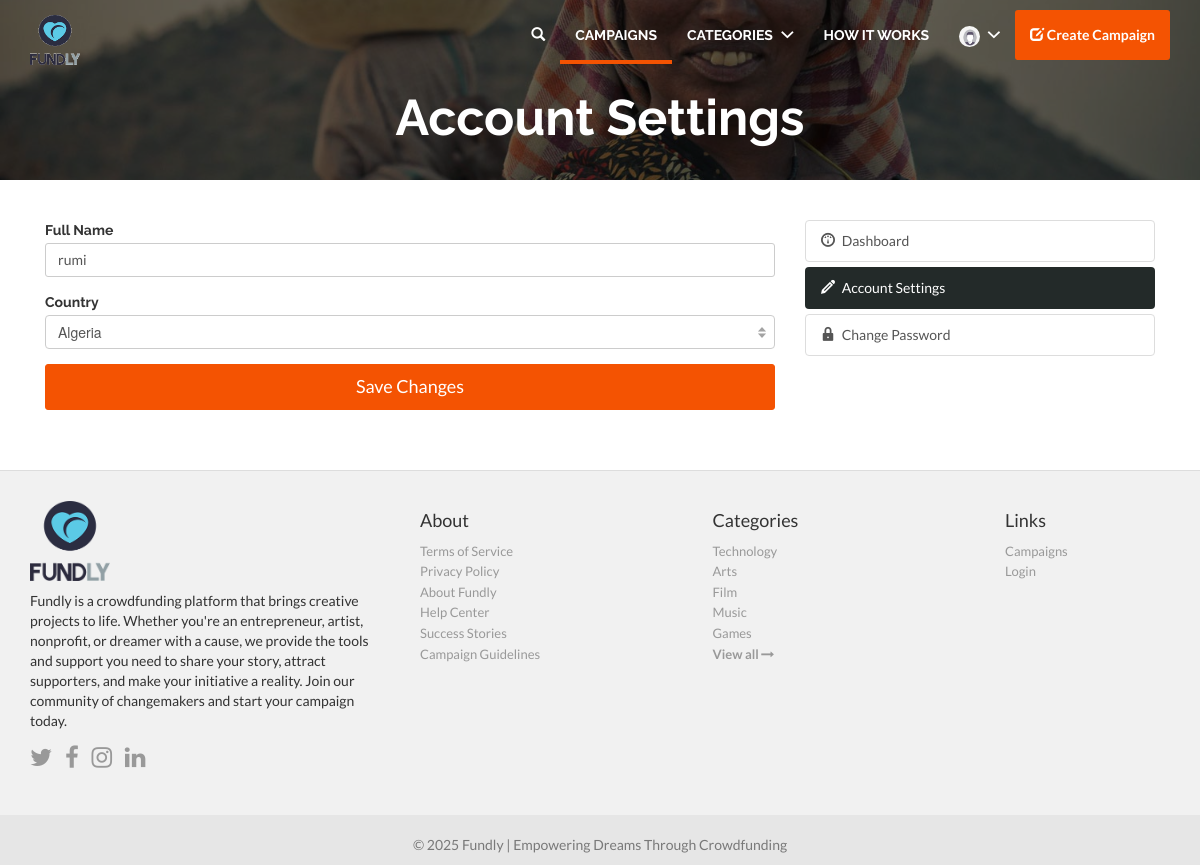
Page /accounts/setting (signed in) on the earlier database version.
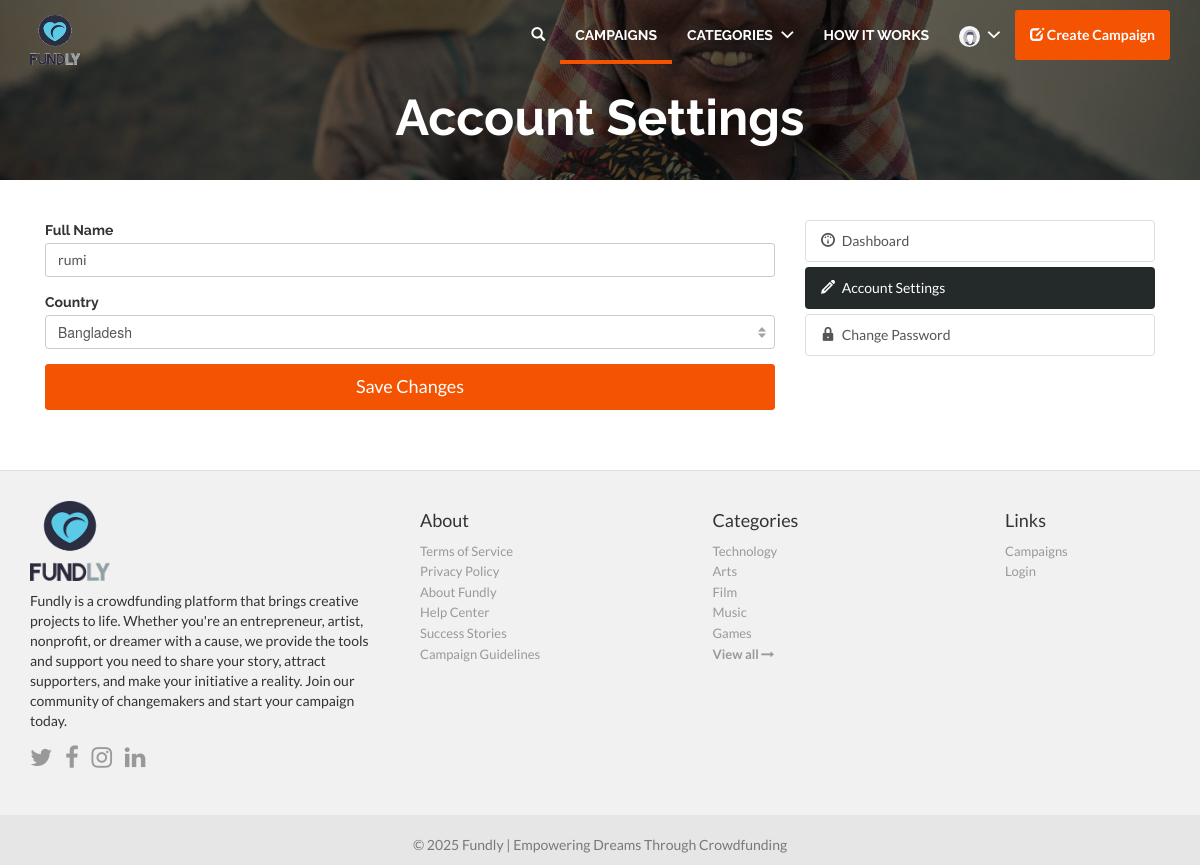
Same page on the later database version.
### accounts/models.py (models this page shows, shortened)
class User(AbstractUser):
    username = models.CharField(
        "username",
        max_length=50,
        unique=True,
        help_text="Required. 50 characters or fewer. Letters, digits and @/./+/-/_ only.",
        error_messages={
            "unique": "A user with this username already exists.",
        },
    )
    email = models.EmailField(
        unique=True,
        blank=False,
        error_messages={
            "unique": "A user with this email already exists.",
        },
    )
    status = models.CharField(max_length=20, default="active")
    avatar = models.ImageField(upload_to="avatars/", null=True, blank=True)
    country = models.ForeignKey(Country, on_delete=models.SET_NULL, null=True)
    USERNAME_FIELD = "email"
    REQUIRED_FIELDS = ["username"]

### core/models.py (models this page shows, shortened)
class Country(models.Model):
    code = models.CharField(max_length=10)
    name = models.CharField(max_length=20)

### accounts/views.py (the view)
# urls.py: path('setting', AccountSettingsView.as_view(), name='account'),
class AccountSettingsView(UpdateView):
    model = User
    template_name = "accounts/account.html"
    context_object_name = "user"
    form_class = UserUpdateForm
    success_url = reverse_lazy("accounts:account")
    def dispatch(self, request, *args, **kwargs):
        print(self.request.resolver_match)
        if not self.request.user.is_authenticated:
            return HttpResponseRedirect("accounts/login")
        return super().dispatch(self.request, *args, **kwargs)
    def get_object(self, queryset=None):
        return self.request.user
    def get_context_data(self, **kwargs):
        context = super().get_context_data(**kwargs)
        context['countries'] = Country.objects.all()
        return context

### accounts/forms.py
class UserUpdateForm(forms.ModelForm):
    class Meta:
        model = User
        fields = ("username", "country")

### core/context_processors.py (called while the page is built)
def categories(request):
    cats = Category.objects.prefetch_related("campaign_set").all()[:5]
    return {'categories': cats}

### templates/accounts/account.html (shortened to what this page needs)
{% extends 'base.html' %}
{% block content %}
    <div class="jumbotron md index-header jumbotron_set jumbotron-cover">
        <div class="container wrap-jumbotron position-relative">
            <h2 class="title-site">Account Settings</h2>
        </div>
    </div>
    <div class="container margin-bottom-40">
        <div class="col-md-8 margin-bottom-20">
            <form action="" method="post" name="form">
                <div class="form-group has-feedback">
                    <label class="font-default">Full Name</label>
                    <input type="text" class="form-control login-field custom-rounded" value="{{ user.username }}"
                           name="username" placeholder="Enter Username"
                           title="username" autocomplete="off">
                </div>
                <div class="form-group has-feedback">
                    <label class="font-default">Country</label>
                    <select name="country" class="form-control">
                        {% for country in countries %}
                            <option {% if user.country_id == country.id %} selected="selected" {% endif %}
                                                                           value="{{ country.id }}">{{ country.name }}</option>
                        {% endfor %}
                    </select>
                </div>
                <button type="submit" id="buttonSubmit" class="btn btn-block btn-lg btn-main custom-rounded">Save
                    Changes
                </button>
            </form>
        </div>
        <div class="col-md-4">
            {% include 'includes/navbar-edit.html' %}
        </div>
    </div>
{% endblock %}

Differences in the rows shown:
changed User "rumi": country "Algeria" → "Bangladesh"
